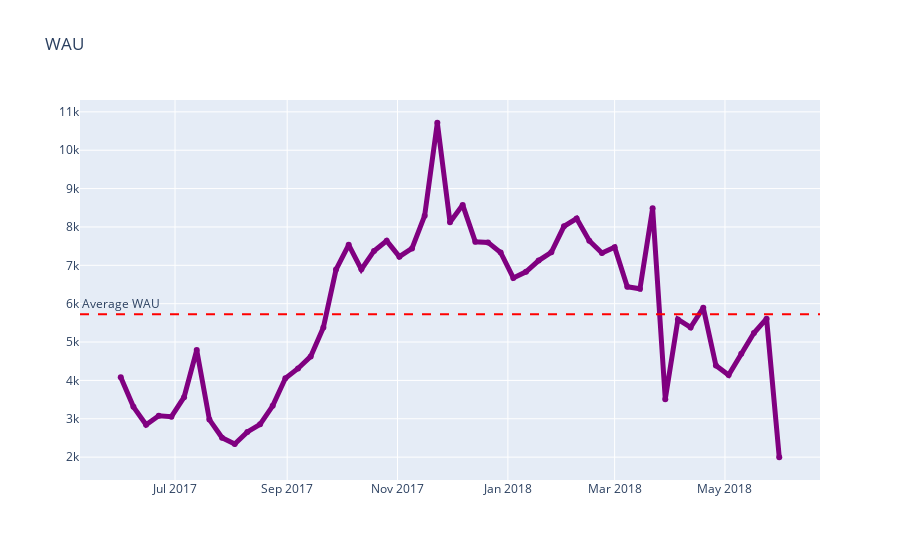

Write notebook code for a chart like this one.
### Code cell
#Visualising the data 

wau_fig = go.Figure(layout = go.Layout(
                    title = go.layout.Title(text = "WAU")))
wau_fig.add_trace(go.Scatter(x = wau['ses_week'],
                             y = wau['uid'],
                          mode = 'lines+markers',
                          name = 'lines+markers', 
                          line = dict(color = 'purple',
                         width = 5)))
wau_fig.add_hline(
                       y = wau['uid'].mean(),
               line_dash = "dash",
              line_color = "red",
         annotation_text = "Average WAU",
     annotation_position = "top left")
wau_fig.show()

### Figure 1 — Plotly figure (JSON) as saved in the notebook; plotly's stock layout.template omitted (floating-point values rounded to 4 significant figures)
{"data": [{"line": {"color": "purple", "width": 5}, "mode": "lines+markers", "name": "lines+markers", "type": "scatter", "x": ["2017-06-01T00:00:00", "2017-06-08T00:00:00", "2017-06-15T00:00:00", "2017-06-22T00:00:00", "2017-06-29T00:00:00", "2017-07-06T00:00:00", "2017-07-13T00:00:00", "2017-07-20T00:00:00", "2017-07-27T00:00:00", "2017-08-03T00:00:00", "2017-08-10T00:00:00", "2017-08-17T00:00:00", "2017-08-24T00:00:00", "2017-08-31T00:00:00", "2017-09-07T00:00:00", "2017-09-14T00:00:00", "2017-09-21T00:00:00", "2017-09-28T00:00:00", "2017-10-05T00:00:00", "2017-10-12T00:00:00", "2017-10-19T00:00:00", "2017-10-26T00:00:00", "2017-11-02T00:00:00", "2017-11-09T00:00:00", "2017-11-16T00:00:00", "2017-11-23T00:00:00", "2017-11-30T00:00:00", "2017-12-07T00:00:00", "2017-12-14T00:00:00", "2017-12-21T00:00:00", "2017-12-28T00:00:00", "2018-01-04T00:00:00", "2018-01-11T00:00:00", "2018-01-18T00:00:00", "2018-01-25T00:00:00", "2018-02-01T00:00:00", "2018-02-08T00:00:00", "2018-02-15T00:00:00", "2018-02-22T00:00:00", "2018-03-01T00:00:00", "2018-03-08T00:00:00", "2018-03-15T00:00:00", "2018-03-22T00:00:00", "2018-03-29T00:00:00", "2018-04-05T00:00:00", "2018-04-12T00:00:00", "2018-04-19T00:00:00", "2018-04-26T00:00:00", "2018-05-03T00:00:00", "2018-05-10T00:00:00", "2018-05-17T00:00:00", "2018-05-24T00:00:00", "2018-05-31T00:00:00"], "y": [4082, 3311, 2844, 3079, 3055, 3563, 4790, 2978, 2505, 2343, 2658, 2856, 3337, 4056, 4311, 4625, 5377, 6888, 7535, 6896, 7375, 7638, 7226, 7441, 8294, 10716, 8122, 8575, 7611, 7597, 7334, 6672, 6829, 7123, 7341, 8016, 8218, 7639, 7319, 7470, 6439, 6387, 8486, 3511, 5590, 5382, 5894, 4388, 4140, 4692, 5234, 5609, 1997]}], "layout": {"annotations": [{"showarrow": false, "text": "Average WAU", "x": 0, "xanchor": "left", "xref": "x domain", "y": 5724.0, "yanchor": "bottom", "yref": "y"}], "shapes": [{"line": {"color": "red", "dash": "dash"}, "type": "line", "x0": 0, "x1": 1, "xref": "x domain", "y0": 5724.0, "y1": 5724.0, "yref": "y"}], "title": {"text": "WAU"}}}
